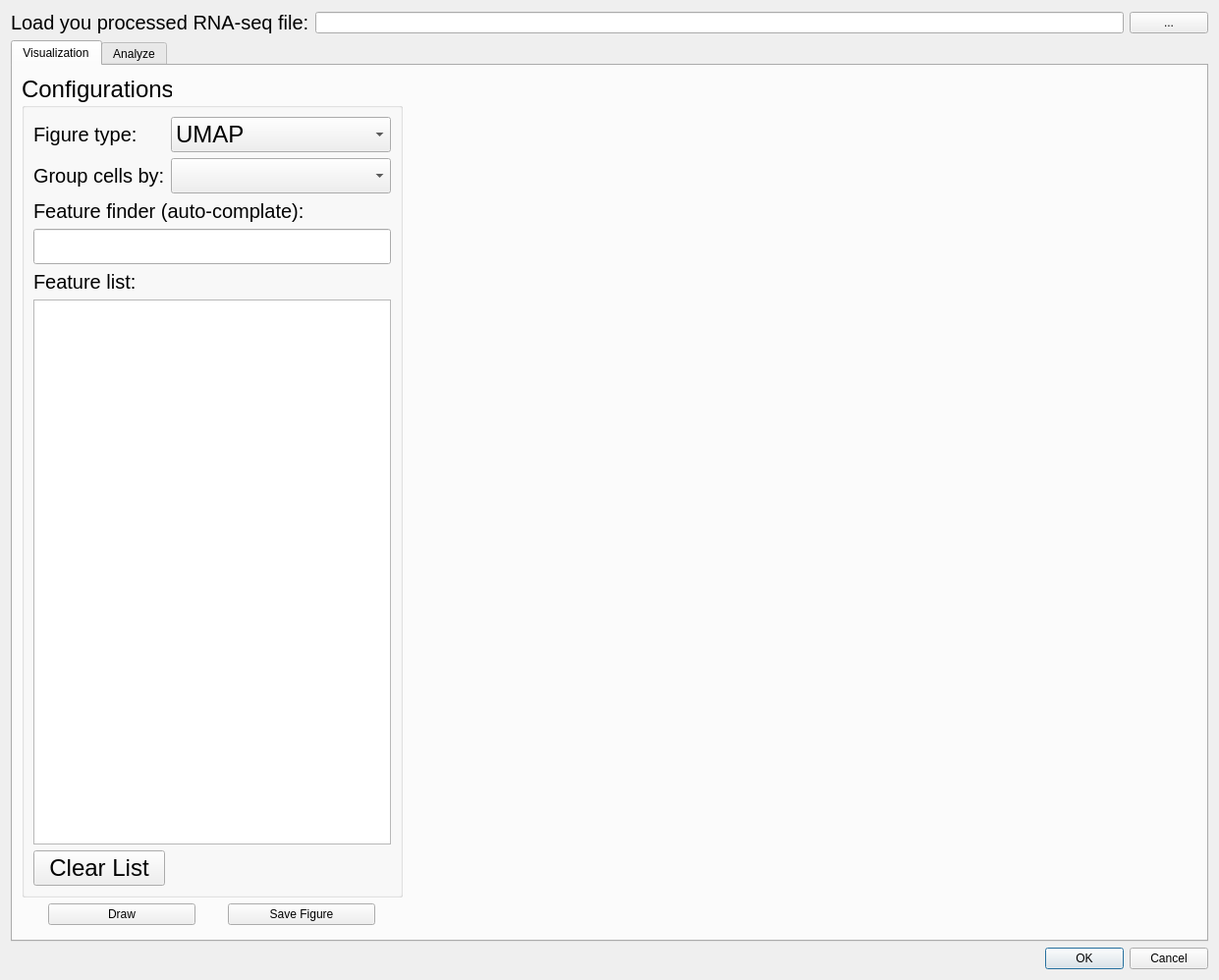
<?xml version="1.0" encoding="UTF-8"?>
<ui version="4.0">
 <class>Dialog</class>
 <widget class="QDialog" name="Dialog">
  <property name="geometry">
   <rect>
    <x>0</x>
    <y>0</y>
    <width>1241</width>
    <height>998</height>
   </rect>
  </property>
  <property name="windowTitle">
   <string>Dialog</string>
  </property>
  <layout class="QGridLayout" name="gridLayout">
   <item row="0" column="0">
    <layout class="QHBoxLayout" name="horizontalLayout">
     <item>
      <widget class="QLabel" name="label">
       <property name="font">
        <font>
         <pointsize>15</pointsize>
        </font>
       </property>
       <property name="text">
        <string>Load you processed RNA-seq file:</string>
       </property>
      </widget>
     </item>
     <item>
      <widget class="QLineEdit" name="lineEdit"/>
     </item>
     <item>
      <widget class="QPushButton" name="pushButton">
       <property name="text">
        <string>...</string>
       </property>
      </widget>
     </item>
    </layout>
   </item>
   <item row="2" column="0">
    <widget class="QDialogButtonBox" name="buttonBox">
     <property name="orientation">
      <enum>Qt::Horizontal</enum>
     </property>
     <property name="standardButtons">
      <set>QDialogButtonBox::Cancel|QDialogButtonBox::Ok</set>
     </property>
    </widget>
   </item>
   <item row="1" column="0">
    <widget class="QTabWidget" name="tabWidget">
     <property name="currentIndex">
      <number>0</number>
     </property>
     <widget class="QWidget" name="tab">
      <attribute name="title">
       <string>Visualization</string>
      </attribute>
      <layout class="QGridLayout" name="gridLayout_2">
       <item row="1" column="0">
        <layout class="QHBoxLayout" name="horizontalLayout_3">
         <item>
          <widget class="QPushButton" name="pushButtonDraw">
           <property name="minimumSize">
            <size>
             <width>150</width>
             <height>0</height>
            </size>
           </property>
           <property name="maximumSize">
            <size>
             <width>140</width>
             <height>16777215</height>
            </size>
           </property>
           <property name="text">
            <string>Draw</string>
           </property>
          </widget>
         </item>
         <item>
          <widget class="QPushButton" name="pushButtonSave">
           <property name="minimumSize">
            <size>
             <width>150</width>
             <height>0</height>
            </size>
           </property>
           <property name="maximumSize">
            <size>
             <width>140</width>
             <height>16777215</height>
            </size>
           </property>
           <property name="text">
            <string>Save Figure</string>
           </property>
          </widget>
         </item>
        </layout>
       </item>
       <item row="0" column="1" rowspan="3">
        <widget class="QLabel" name="image_label">
         <property name="minimumSize">
          <size>
           <width>800</width>
           <height>600</height>
          </size>
         </property>
         <property name="text">
          <string/>
         </property>
        </widget>
       </item>
       <item row="0" column="0">
        <widget class="QGroupBox" name="groupBox">
         <property name="font">
          <font>
           <pointsize>18</pointsize>
          </font>
         </property>
         <property name="title">
          <string>Configurations</string>
         </property>
         <layout class="QGridLayout" name="gridLayout_3">
          <item row="1" column="0">
           <widget class="QLabel" name="label_7">
            <property name="font">
             <font>
              <pointsize>15</pointsize>
             </font>
            </property>
            <property name="text">
             <string>Group cells by:</string>
            </property>
           </widget>
          </item>
          <item row="3" column="0" colspan="2">
           <widget class="QLabel" name="label_5">
            <property name="font">
             <font>
              <pointsize>15</pointsize>
             </font>
            </property>
            <property name="text">
             <string>Feature finder (auto-complate):</string>
            </property>
           </widget>
          </item>
          <item row="1" column="1">
           <widget class="QComboBox" name="comboBoxCellGroup"/>
          </item>
          <item row="4" column="0" colspan="2">
           <widget class="QLineEdit" name="lineEditAutoComplete"/>
          </item>
          <item row="0" column="1">
           <widget class="QComboBox" name="comboBoxFigType">
            <item>
             <property name="text">
              <string>UMAP</string>
             </property>
            </item>
            <item>
             <property name="text">
              <string>Dot plot</string>
             </property>
            </item>
            <item>
             <property name="text">
              <string>Stacked-violin Plot</string>
             </property>
            </item>
            <item>
             <property name="text">
              <string>Matrix plot</string>
             </property>
            </item>
            <item>
             <property name="text">
              <string>Heatmap</string>
             </property>
            </item>
            <item>
             <property name="text">
              <string>Correlation</string>
             </property>
            </item>
            <item>
             <property name="text">
              <string>Tracks plot</string>
             </property>
            </item>
            <item>
             <property name="text">
              <string>Violin Plot</string>
             </property>
            </item>
           </widget>
          </item>
          <item row="0" column="0">
           <widget class="QLabel" name="label_4">
            <property name="font">
             <font>
              <pointsize>15</pointsize>
             </font>
            </property>
            <property name="text">
             <string>Figure type:</string>
            </property>
           </widget>
          </item>
          <item row="6" column="0" colspan="2">
           <widget class="QListWidget" name="listWidgetFeatureList">
            <property name="minimumSize">
             <size>
              <width>0</width>
              <height>300</height>
             </size>
            </property>
           </widget>
          </item>
          <item row="5" column="0" colspan="2">
           <widget class="QLabel" name="label_6">
            <property name="font">
             <font>
              <pointsize>15</pointsize>
             </font>
            </property>
            <property name="text">
             <string>Feature list:</string>
            </property>
           </widget>
          </item>
          <item row="7" column="0">
           <widget class="QPushButton" name="pushButtonClear">
            <property name="text">
             <string>Clear List</string>
            </property>
           </widget>
          </item>
         </layout>
        </widget>
       </item>
      </layout>
     </widget>
     <widget class="QWidget" name="tab_2">
      <attribute name="title">
       <string>Analyze</string>
      </attribute>
     </widget>
    </widget>
   </item>
  </layout>
 </widget>
 <resources/>
 <connections>
  <connection>
   <sender>buttonBox</sender>
   <signal>accepted()</signal>
   <receiver>Dialog</receiver>
   <slot>accept()</slot>
   <hints>
    <hint type="sourcelabel">
     <x>248</x>
     <y>254</y>
    </hint>
    <hint type="destinationlabel">
     <x>157</x>
     <y>274</y>
    </hint>
   </hints>
  </connection>
  <connection>
   <sender>buttonBox</sender>
   <signal>rejected()</signal>
   <receiver>Dialog</receiver>
   <slot>reject()</slot>
   <hints>
    <hint type="sourcelabel">
     <x>316</x>
     <y>260</y>
    </hint>
    <hint type="destinationlabel">
     <x>286</x>
     <y>274</y>
    </hint>
   </hints>
  </connection>
 </connections>
</ui>
